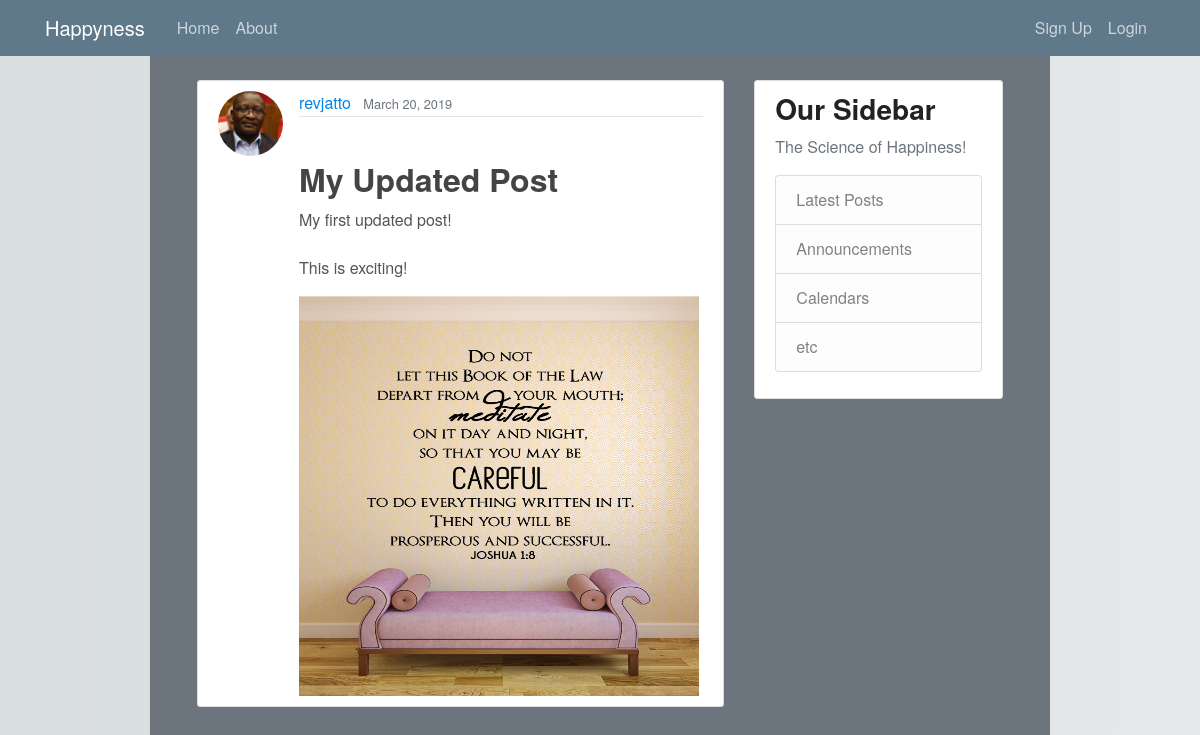
Screenshot of /post/12/ with the database file from the repository.
### blog/models.py (models this page shows, shortened)
class Post(models.Model):
    title = models.CharField(max_length=100)
    content = models.TextField()
    date_posted = models.DateTimeField(default=timezone.now)
    author = models.ForeignKey(User, on_delete=models.CASCADE)
    image = models.ImageField(upload_to='blog/images', null=True)

### users/models.py (models this page shows, shortened)
class Profile(models.Model):
    user = models.OneToOneField(User, on_delete=models.CASCADE)
    image = models.ImageField(default='default.png', upload_to='profile_pics')

### blog/views.py (the view)
# urls.py: path('post/<int:pk>/', PostDetailView.as_view(), name='post-detail'),
class PostDetailView(DetailView):
    model = Post

### blog/templates/blog/post_detail.html (shortened to what this page needs)
{% extends "blog/base.html" %}
{% block content %}
  <article class="media content-section">
    <img class="rounded-circle article-img" src="{{ object.author.profile.image.url }}">
    <div class="media-body">
      <div class="article-metadata">
        <a class="mr-2" href="#">{{ object.author }}</a>
        <small class="text-muted">{{ object.date_posted|date:"F d, Y" }}</small>
      </div>
      <h2 class="article-title">{{ object.title }}</h2>
      <p class="article-content">{{ object.content }}</p>
      <img height="400" width="400" src="{{ post.image.url}}" alt="{{ post.title }}">
    </div>
  </article>
{% endblock content %}

### blog/static/blog/main.css (style rules this page uses)
html { background: #e6e9e9; background-image: linear-gradient(270deg, rgb(230, 233, 233) 0%, rgb(216, 221, 221) 100%); -webkit-font-smoothing: antialiased; }
body { background: #fff; box-shadow: 0 0 2px rgba(0, 0, 0, 0.06); color: #545454; font-family: "Helvetica Neue", Helvetica, Arial, sans-serif; font-size: 16px; line-height: 1.5; margin: 0 auto; max-width: 900px; padding: 5em 2em 4em; }
h1, h2, h3, h4, h5, h6 { color: #222; font-weight: 600; line-height: 1.3; }
h2 { margin-top: 1.3em; }
a { color: #0083e8; }
.content-section { background: #ffffff; padding: 10px 20px; border: 1px solid #dddddd; border-radius: 3px; margin-bottom: 20px; }
.article-title { color: #444444; }
.article-content { white-space: pre-line; }
.article-img { height: 65px; width: 65px; margin-right: 16px; }
.article-metadata { padding-bottom: 1px; margin-bottom: 4px; border-bottom: 1px solid #e3e3e3 }

### rows the page displays
Post: author.profile.image (picture), author "revjatto", date_posted "March 20, 2019", title "My Updated Post", content "My first updated post! This is exciting!", image (picture)
